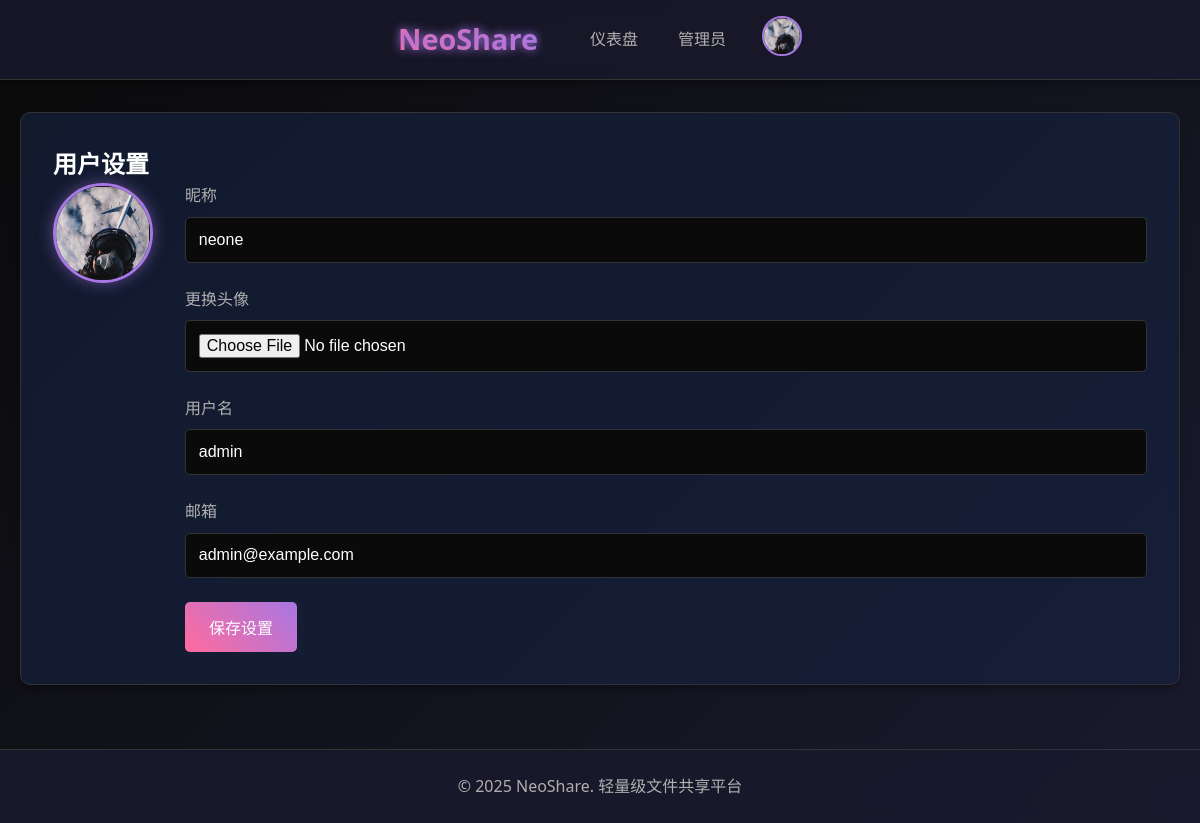
/settings (signed in), run on the app's committed database.
### new_app.py (models this page shows)
class User(UserMixin, db.Model):
    id = db.Column(db.Integer, primary_key=True)
    username = db.Column(db.String(80), unique=True, nullable=False)
    email = db.Column(db.String(120), unique=True, nullable=False)
    password = db.Column(db.String(200), nullable=False)
    nickname = db.Column(db.String(80), default='')
    avatar = db.Column(db.String(200), default='default.jpg')
    is_admin = db.Column(db.Boolean, default=False)
    is_banned = db.Column(db.Boolean, default=False)
    created_at = db.Column(db.DateTime, default=datetime.utcnow)
    files = db.relationship('File', backref='owner', lazy=True)

### new_app.py (the view, shortened to what this page needs)
@app.route('/settings', methods=['GET', 'POST'])
@login_required
def settings():
    return render_template('new_settings.html')

### new_app.py (called while the page is built)
@login_manager.user_loader
def load_user(user_id):
    return User.query.get(int(user_id))

### templates/new_settings.html
{% extends 'new_base.html' %}
{% block content %}
    <div class="card">
        <h2>用户设置</h2>
        <form method="POST" action="{{ url_for('settings') }}" enctype="multipart/form-data">
            <div style="display: flex; gap: 2rem; align-items: flex-start;">
                <div style="flex-shrink: 0;">
                    <img src="{{ url_for('static', filename='images/' + current_user.avatar) }}" alt="头像" class="avatar">
                </div>
                <div style="flex: 1;">
                    <div class="form-group">
                        <label for="nickname" class="form-label">昵称</label>
                        <input type="text" id="nickname" name="nickname" class="form-control" value="{{ current_user.nickname }}">
                    </div>
                    <div class="form-group">
                        <label for="avatar" class="form-label">更换头像</label>
                        <input type="file" id="avatar" name="avatar" class="form-control" accept="image/*">
                    </div>
                    <div class="form-group">
                        <label class="form-label">用户名</label>
                        <input type="text" class="form-control" value="{{ current_user.username }}" disabled>
                    </div>
                    <div class="form-group">
                        <label class="form-label">邮箱</label>
                        <input type="email" class="form-control" value="{{ current_user.email }}" disabled>
                    </div>
                    <button type="submit" class="btn btn-primary">保存设置</button>
                </div>
            </div>
        </form>
    </div>
{% endblock %}

### templates/new_base.html (shortened to what this page needs)
<!DOCTYPE html>
<html lang="zh-CN">
<head>
    <link rel="stylesheet" href="{{ url_for('static', filename='css/new_style.css') }}">
</head>
<body>
    <div class="grid-container">
        <header class="header">
            <div class="container">
                <div class="header-content">
                    <h1 class="logo">NeoShare</h1>
                    <nav class="nav">
                        {% if current_user.is_authenticated %}
                            <a href="{{ url_for('dashboard') }}">仪表盘</a>
                            {% if current_user.is_admin %}
                                <a href="{{ url_for('admin') }}">管理员</a>
                            {% endif %}
                            <div class="user-dropdown">
                                <button class="dropdown-toggle" aria-expanded="false">
                                    <img src="{{ url_for('static', filename='images/' + current_user.avatar) }}" alt="头像" class="dropdown-avatar">
                                </button>
                            </div>
                        {% else %}
                            <a href="{{ url_for('index') }}">首页</a>
                            <a href="{{ url_for('login') }}">登录</a>
                            <a href="{{ url_for('register') }}">注册</a>
                        {% endif %}
                    </nav>
                </div>
            </div>
        </header>
        <main class="main">
            <div class="container">
                {% block content %}
                {% endblock %}
            </div>
        </main>
        <footer class="footer">
            <div class="container">
                <p>&copy; 2025 NeoShare. 轻量级文件共享平台</p>
            </div>
        </footer>
    </div>
</body>
</html>

### static/css/new_style.css (style rules this page uses)
* { margin: 0; padding: 0; box-sizing: border-box; }
:root { --primary-bg: #0a0a0a; --secondary-bg: #1a1a2e; --tertiary-bg: #16213e; --accent-pink: #ff6b9d; --accent-purple: #a777e3; --text-primary: #ffffff; --text-secondary: #b0b0b0; --border-color: #333333; --success-color: #4caf50; --danger-color: #f44336; --warning-color: #ff9800; --shadow: 0 4px 6px rgba(0, 0, 0, 0.3); --glow: 0 0 10px var(--accent-purple); }
body { font-family: 'Segoe UI', Tahoma, Geneva, Verdana, sans-serif; background: linear-gradient(135deg, var(--primary-bg) 0%, var(--secondary-bg) 100%); color: var(--text-primary); line-height: 1.6; min-height: 100vh; }
.container { max-width: 1200px; margin: 0 auto; padding: 0 20px; }
.grid-container { display: grid; grid-template-rows: auto 1fr auto; min-height: 100vh; gap: 0; }
.header { background: rgba(26, 26, 46, 0.8); backdrop-filter: blur(10px); border-bottom: 1px solid var(--border-color); padding: 1rem 0; position: sticky; top: 0; z-index: 100; box-shadow: var(--shadow); height: 80px; display: flex; align-items: center; }
.header-content { display: flex; justify-content: space-between; align-items: center; width: 100%; gap: 3rem; }
.logo { font-size: 1.8rem; font-weight: bold; background: linear-gradient(45deg, var(--accent-pink), var(--accent-purple)); -webkit-background-clip: text; -webkit-text-fill-color: transparent; background-clip: text; text-shadow: var(--glow); margin: 0; margin-right: auto; line-height: 1; display: flex; align-items: center; height: 40px; }
.nav { display: flex; gap: 2rem; align-items: center; margin: 0; padding: 0; }
.nav a { color: var(--text-secondary); text-decoration: none; transition: all 0.3s ease; position: relative; display: flex; align-items: center; height: 40px; padding: 0 0.25rem; }
.nav a::after { content: ''; position: absolute; bottom: -5px; left: 0; width: 0; height: 2px; background: linear-gradient(45deg, var(--accent-pink), var(--accent-purple)); transition: width 0.3s ease; }
.user-dropdown { position: relative; display: inline-block; }
.dropdown-toggle { background: none; border: none; cursor: pointer; padding: 0; position: relative; }
.dropdown-avatar { width: 40px; height: 40px; border-radius: 50%; object-fit: cover; border: 2px solid var(--accent-purple); transition: all 0.3s ease; }
.main { padding: 2rem 0; overflow-y: auto; }
.card { background: rgba(22, 33, 62, 0.7); border: 1px solid var(--border-color); border-radius: 10px; padding: 2rem; margin-bottom: 2rem; box-shadow: var(--shadow); transition: all 0.3s ease; backdrop-filter: blur(5px); }
.form-group { margin-bottom: 1.5rem; }
.form-label { display: block; margin-bottom: 0.5rem; color: var(--text-secondary); font-weight: 500; }
.form-control { width: 100%; padding: 0.8rem; background: var(--primary-bg); border: 1px solid var(--border-color); border-radius: 5px; color: var(--text-primary); font-size: 1rem; transition: all 0.3s ease; }
.btn { padding: 0.8rem 1.5rem; border: none; border-radius: 5px; font-size: 1rem; font-weight: 500; cursor: pointer; transition: all 0.3s ease; text-decoration: none; display: inline-block; text-align: center; }
.btn-primary { background: linear-gradient(45deg, var(--accent-pink), var(--accent-purple)); color: white; }
.avatar { width: 100px; height: 100px; border-radius: 50%; object-fit: cover; border: 3px solid var(--accent-purple); box-shadow: 0 0 15px rgba(167, 119, 227, 0.5); transition: all 0.3s ease; }
.footer { background: rgba(26, 26, 46, 0.8); border-top: 1px solid var(--border-color); padding: 1.5rem 0; text-align: center; color: var(--text-secondary); backdrop-filter: blur(10px); }
.card, .file-item, .alert { animation: fadeIn 0.5s ease; }

### data on the page
User: avatar (picture), nickname "neone", username "admin", email "admin@example.com"
